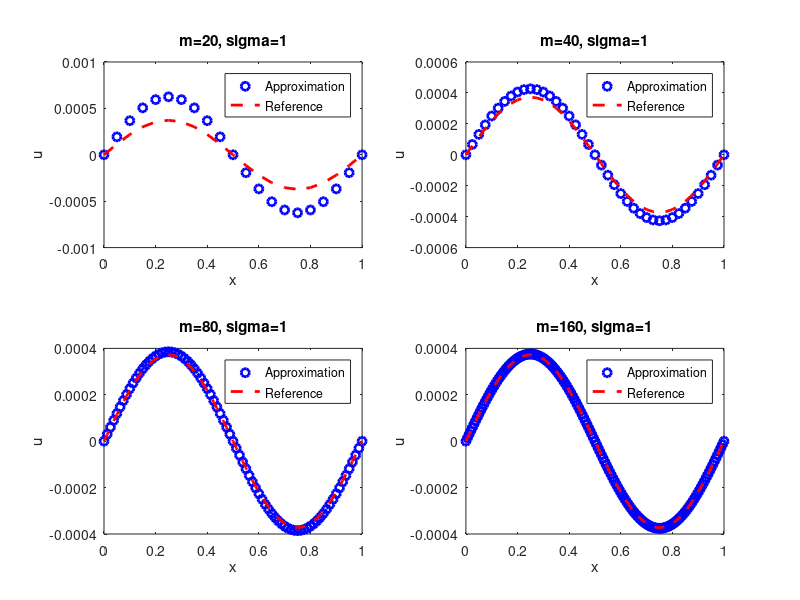

The MATLAB script that drew this image:
% Implementing BTCS scheme for the heat equation with periodic boundary
% condition

%spatial domain [0, 1]
a=0;
b=1;
%initial condition (periodic function)
u0=@(x) sin(2*pi*x);

T = 0.2;

err_l2dx=zeros(4,1);

order=@(e) log(e(1:end-1)./e(2:end))./log(2);

for j = 1:4
    m=2^j*10;
    %Generate the grid
    x=linspace(a,b,m+1)';
    %grid/mesh size
    dx=(b-a)/m;
    dt = dx^2;
    sigma = dt/(dx^2);
    n_t=floor(T/dt);
    u=u0(x);
    A = diag(ones(1,m)*(1+2*sigma))+diag(ones(1,m-1)*(-sigma),1)...
        +diag(ones(1,m-1)*(-sigma),-1);
    A(1,m)=-sigma;
    A(m,1)=-sigma;
    for i=2:n_t
        u(1:m)= A\u(1:m);
        u(end) = u(1);
    end
    %after the n_t steps, we may still have T-n_t*dt to arrive at the final time T.
    if T-n_t*dt > 0
        u(1:m)= A\u(1:m);
        u(end)=u(1);
    end
    
    u_exact=exp(-4*pi^2*T)*sin(2*pi*x);
    
    subplot(2,2,j)
    plot(x, u, 'bo', 'LineWidth', 2);
    hold on
    plot(x, u_exact, 'r--', 'LineWidth', 2);
    hold off
    xlabel('x');
    ylabel('u');
    legend('Approximation', 'Reference', 'Location', 'best');
    title(['m=', num2str(m), ', sigma=', num2str(dt/dx^2)])
    
    err_l2dx(j)=norm(u-u_exact, 2)*sqrt(dx);
end

format short e
disp('Numerical errors and orders in the l_{2,dx} norm:');
disp([err_l2dx, [0; order(err_l2dx)]])